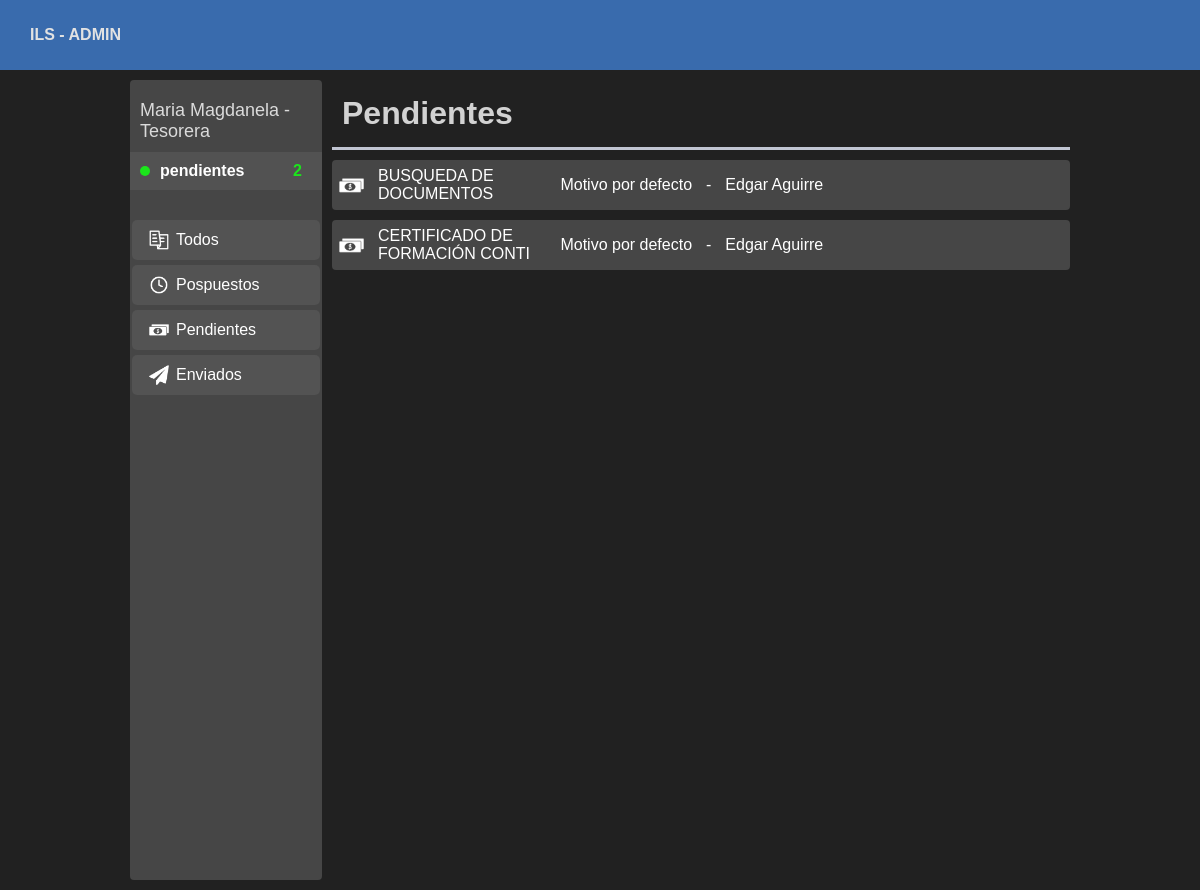
/ils_admin/staff/fut_pending, run on the app's committed database.
### myapp/models.py (models this page shows, shortened)
class fut(models.Model):
    name = models.CharField(max_length=200)
    program = models.CharField(max_length=200)
    dni = models.CharField(max_length=10)
    phone = models.CharField(max_length=12)
    cycle = models.CharField(max_length=2)
    email = models.TextField(default='')
    myrequest = models.TextField()
    order = models.CharField(max_length=300)
    reason = models.TextField()
    date = models.DateField()
    pdf_binary = models.BinaryField(default=b'')
    proceeding = models.TextField() # Expediente
    password = models.TextField()
    qrimg_binary = models.BinaryField(default=b'')
    code = models.TextField(default='00000000000')
    stage = models.IntegerField(default=0)
    view = models.BooleanField(default=False)
    n_ticket = models.CharField(max_length=30, default='0000000000')

### myapp_admin/views.py (the view)
# urls.py: path('ils_admin/staff/fut_pending', views.pending, name="n_pending"),
def pending(request):
    objs = fut.objects.filter(stage=2).values('order', 'reason', 'name', 'dni', 'code')
    list_data = []
    for i in objs:
        diccionary={}
        diccionary['order'] = i['order'][:30]
        diccionary['reason'] = i['reason'][:40]
        diccionary['name'] = i['name'][:50]
        diccionary['code'] = i['code']
        list_data.append(diccionary)
    len_list_data = len(list_data)
    return render(request, 'admin/staff/pending.html', {
        'Object': list_data,
        'Len_list_data': len_list_data
    })

### myapp_admin/templates/admin/staff/pending.html (shortened to what this page needs)
{% extends 'admin/staff.html' %}
{% load static %}
{% block fut %}
{% if Len_list_data != 0 %}
<h1 class="tittle_">Pendientes</h1>
{% for i in Object %}
<a href="{% url 'n_view_fut' %}?code={{i.code}}" class="ayelash">
    <div class="filauno"><img width="25px" height="25px" style="margin: auto 7px;" src="{% static 'img/icon03.png' %}" alt=""><p>{{i.order}}</p></div>
    <div class="filados"><p>{{i.reason}}</p><p>-</p><p>{{i.name}}</p></div>
</a>
{% endfor %}
{% endif %}
{% endblock %}

### myapp_admin/templates/layouts/mainadmin.html (style rules this page uses)
body { background: #212121; color: white; padding: 0px; margin: 0px; font-family: Arial, Helvetica, sans-serif; }

### myapp_admin/templates/admin/staff.html (style rules this page uses)
.ayelash { width: 100%; height: 50px; background: #464646; margin: 0px 0px 10px 0px; display: flex; justify-content: space-between; text-decoration: none; color: white; border-radius: 4px; }
.filauno { width: 30%; display: flex; }
.filados { width: 70%; display: flex; }
.ayelash p { margin: auto 7px; }

### myapp_admin/templates/admin/staff/pending.html (style rules this page uses)
.tittle_ { margin: 0px 0px 10px 0px; padding: 15px 10px; border-bottom: 3px solid rgb(233, 239, 255); opacity: 80%; }

### data on the page
fut: order "BUSQUEDA DE DOCUMENTOS", reason "Motivo por defecto", name "Edgar Aguirre"

### other printed values
{{ Len_list_data }} "2"
{{ i.order }} "CERTIFICADO DE FORMACIÓN CONTI"
{{ i.reason }} "Motivo por defecto"
{{ i.name }} "Edgar Aguirre"
